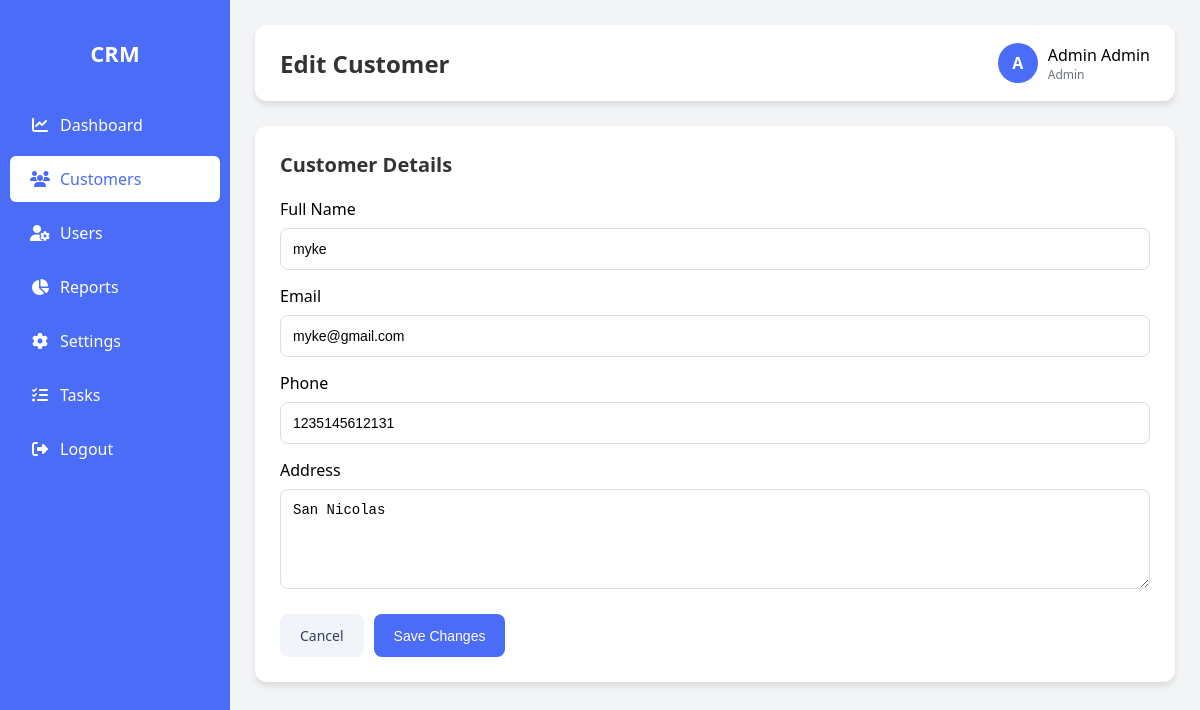
The app's page /edit_customer.php?id=4 (signed in) with its own data.
### tables this page shows
CREATE TABLE `users` (
  `id` int(11) NOT NULL,
  `name` varchar(100) NOT NULL,
  `email` varchar(100) NOT NULL,
  `password` varchar(255) NOT NULL,
  `role` enum('admin','user') DEFAULT 'user',
  `created_at` timestamp NOT NULL DEFAULT current_timestamp(),
  `updated_at` timestamp NOT NULL DEFAULT current_timestamp() ON UPDATE current_timestamp()
);

CREATE TABLE `customers` (
  `id` int(11) NOT NULL,
  `name` varchar(100) NOT NULL,
  `email` varchar(100) DEFAULT NULL,
  `phone` varchar(20) DEFAULT NULL,
  `address` text DEFAULT NULL,
  `created_at` timestamp NOT NULL DEFAULT current_timestamp()
);

### functions.php (called while the page is built, shortened)
<?php
function getUserDetails($user_id) {
    global $conn;
    $sql = "SELECT * FROM users WHERE id = ?";
    $stmt = $conn->prepare($sql);
    $stmt->bind_param("i", $user_id);
    $stmt->execute();
    $result = $stmt->get_result();
    if ($result->num_rows > 0) {
        $user = $result->fetch_assoc();
        $name_parts = explode(' ', $user['name'], 2);
        $user['first_name'] = $name_parts[0] ?? '';
        $user['last_name'] = $name_parts[1] ?? '';
        return $user;
    }
    return null;
}
?>

### edit_customer.php (the view, shortened to what this page needs)
<?php
include 'config.php';
include 'functions.php';
$user_id = $_SESSION['user_id'];
$user = getUserDetails($user_id);
$role = $user['role'];
$user_name = $user['name'];
$id = (int)$_GET['id'];
$stmt = $conn->prepare("SELECT * FROM customers WHERE id = ?");
$stmt->bind_param("i", $id);
$stmt->execute();
$result = $stmt->get_result();
$customer = $result->fetch_assoc();
?>
<!DOCTYPE html>
<html lang="en">
<head>
    <link rel="stylesheet" href="https://cdnjs.cloudflare.com/ajax/libs/font-awesome/6.4.0/css/all.min.css">
</head>
<body>
    <?php include 'sidebar.php'; ?>
    <div class="main-content">
        <div class="header">
            <h2>Edit Customer</h2>
            <div class="header-actions">
                <div class="user-profile">
                    <div class="user-avatar"><?= strtoupper(substr($user_name, 0, 1)); ?></div>
                    <div>
                        <div style="font-weight: 500;"><?= htmlspecialchars($user_name); ?></div>
                        <div style="font-size: 12px; color: var(--secondary);"><?= ucfirst($role); ?></div>
                    </div>
                </div>
            </div>
        </div>
        <div class="card">
            <h3>Customer Details</h3>
            <form method="POST">
                <div class="form-group">
                    <label for="name">Full Name</label>
                    <input type="text" id="name" name="name" value="<?= htmlspecialchars($customer['name']); ?>" required>
                </div>
                <div class="form-group">
                    <label for="email">Email</label>
                    <input type="email" id="email" name="email" value="<?= htmlspecialchars($customer['email']); ?>">
                </div>
                <div class="form-group">
                    <label for="phone">Phone</label>
                    <input type="text" id="phone" name="phone" value="<?= htmlspecialchars($customer['phone']); ?>">
                </div>
                <div class="form-group">
                    <label for="address">Address</label>
                    <textarea id="address" name="address"><?= htmlspecialchars($customer['address']); ?></textarea>
                </div>
                <div class="form-actions">
                    <a href="customers.php" class="btn btn-secondary">Cancel</a>
                    <button type="submit" name="update_customer" class="btn btn-primary">Save Changes</button>
                </div>
            </form>
        </div>
    </div>
</body>
</html>

### edit_customer.php (style rules this page uses)
.header { background: white; padding: 18px 25px; border-radius: var(--border-radius); box-shadow: var(--box-shadow); margin-bottom: 25px; display: flex; justify-content: space-between; align-items: center; }
.header h2 { margin: 0; font-size: 24px; color: #333; }
.header-actions { display: flex; align-items: center; gap: 15px; }
.user-profile { display: flex; align-items: center; gap: 10px; }
.user-avatar { width: 40px; height: 40px; border-radius: 50%; background: var(--primary); color: white; display: flex; justify-content: center; align-items: center; font-weight: bold; }
.card { background: white; padding: 25px; border-radius: var(--border-radius); box-shadow: var(--box-shadow); }
.card h3 { margin-top: 0; margin-bottom: 20px; font-size: 20px; color: #333; }
.form-group { margin-bottom: 15px; }
.form-group label { display: block; margin-bottom: 8px; font-weight: 500; }
.form-group input, .form-group textarea { width: 100%; padding: 12px; border: 1px solid #ddd; border-radius: 8px; font-size: 14px; box-sizing: border-box; }
textarea { min-height: 100px; resize: vertical; }
.form-actions { display: flex; gap: 10px; margin-top: 20px; }
.btn { padding: 12px 20px; border: none; border-radius: 8px; cursor: pointer; font-size: 14px; font-weight: 500; text-decoration: none; display: inline-block; }
.btn-primary { background-color: var(--primary); color: white; }
.btn-secondary { background-color: #f1f5f9; color: #334155; }

### sidebar.php (style rules this page uses)
:root { --primary: #4a6cf7; --primary-dark: #3a5ad9; --secondary: #6c757d; --success: #28a745; --warning: #ffc107; --danger: #dc3545; --light: #f8f9fa; --dark: #343a40; --sidebar-width: 230px; --border-radius: 12px; --box-shadow: 0 4px 6px rgba(0, 0, 0, 0.1); --transition: all 0.3s ease; }
body { margin: 0; font-family: 'Segoe UI', Tahoma, Geneva, Verdana, sans-serif; display: flex; min-height: 100vh; background: #f3f4f6; }
.main-content { flex: 1; overflow-y: auto; padding: 25px; }

### records on screen
users: name "A", name "Admin Admin", role "Admin"
customers: name "myke", email "myke@gmail.com", phone "1235145612131", address "San Nicolas"
